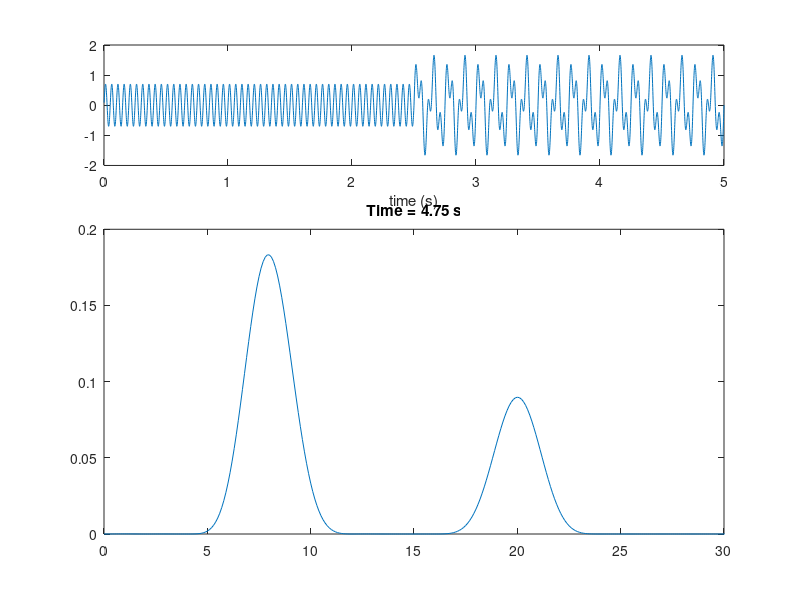

Write MATLAB code to recreate this figure. (Note: this script raises an error after producing the figure.)
% Lesson 4

% Remember to look up the raw signal before doing any computations

clear 
clf
clc

load('LFP_HG_HFO.mat')

%%

srate = 1000; % in Hz (1/s)
dt = 1/srate; % in s
Tmax = length(lfpHG)*dt; % 300 s (5 min)
tvector = dt:dt:Tmax;
% tvector = (1:length(lfpHG))*dt;

plot(tvector,lfpHG)
hold on
plot(tvector,lfpHFO-1.2)
hold off
box off
xlim([0 1])


stepsize = 0.2
for nstep = 0:100

xlim([0 1]+nstep*stepsize)
   
ylim([-2 1])
pause(0.1)

end

%%%%%%%%%%%%%%%%%%%%%%%%%%%%%%%%%

%% Time-Frequency Power Decomposition (TFD)

clear, clf, clc

srate = 1000;
dt = 1/srate;
t = dt:dt:5;

LFP = 1*sin(2*pi*8*t);
LFP(1:2500) = 0;
LFP = LFP + 0.7*sin(2*pi*20*t);

subplot(311)
plot(t,LFP)
xlabel('time (s)')

win = 0.5*srate;
overlap = [];
nfft = 10000;

[Pxx F] = pwelch(LFP,win,overlap,nfft,srate);

subplot(3,1,[2 3])
plot(F,Pxx,'ko-')

xlabel('Frequency (Hz)')
ylabel('Power')
xlim([0 30])

%% TFD (this time for sure)

window_length = 0.5*srate;
step_size = 0.1*window_length; % (ie., 90% overlap)

Nwindows = (length(LFP)-window_length)/step_size+1;

clear T TFD

for nwin = 1:Nwindows
    winidx = (1:window_length) + (nwin-1)*step_size;
[Pxx F] = pwelch(LFP(winidx),window_length,[],nfft,srate);
T(nwin) = t(winidx(window_length/2));
TFD(nwin,:) = Pxx; 
    
end

% %

imagesc(T,F,TFD')
axis xy
ylim([0 30])
xlabel('Time (s)')
ylabel('Frequency (Hz)')

% colorbar

%%

for nwin = 1:Nwindows
   plot(F,TFD(nwin,:))
   xlim([0 30])
    title(['Time = ' num2str(T(nwin)) ' s'])
   pause(1)
end
    

%% Using Matlab built-in function
 
window_length = 2*srate;
% step_size = 0.1*window_length; % (ie., 90% overlap)
overlap = 0.9*window_length;
nfft = 10000;

[S,F,T,TFD]=spectrogram(LFP,window_length,overlap,nfft,srate);

imagesc(T,F,TFD)

axis xy
ylim([0 30])
xlabel('Time (s)')
ylabel('Frequency (Hz)')

colorbar


%% Normalizations

LFP = sin(2*pi*8*t);
LFP2 = sin(2*pi*8*t)+sin(2*pi*15*t);


[Pxx F] = pwelch(LFP,2*srate,[],nfft,srate);
[Pxx2 F] = pwelch(LFP2,2*srate,[],nfft,srate);

subplot(2,1,1)
plot(F,Pxx,'ko-')
hold on
plot(F,Pxx2,'ro-')
hold off
xlim([0 20])

ylabel('Power (mV^2/Hz)')
xlabel('Frequency (Hz)')

% Percentage power
NormPxx = Pxx/sum(Pxx);
NormPxx2 = Pxx2/sum(Pxx2);

subplot(2,1,2)
plot(F,NormPxx,'ko-')
hold on
plot(F,NormPxx2,'ro-')
hold off
xlim([0 20])

ylabel('Normalized Power (%)')
xlabel('Frequency (Hz)')


%% TFD normalizations

clear 

srate = 1000;
dt = 1/srate;
t=dt:dt:5;

LFP = sin(2*pi*8*t);

LFP(2500:end) =  LFP(2500:end)+0.1*sin(2*pi*50*t(2500:end));

window_length = 1*srate;
overlap = 0.9*window_length;
nfft = 10000;

[S,F,T,TFD]=spectrogram(LFP,window_length,overlap,nfft,srate);

subplot(211)

imagesc(T-2.5,F,TFD)
hold on

plot([0 0],[0 100],'w--','linew',2)
hold off
axis xy
ylim([0 100])
xlabel('Time (s)')
ylabel('Frequency (Hz)')


% Baseline normalization

I = find(T<2.5)

PSDbaseline = mean(TFD(:,I),2);

NormTFD = TFD./repmat(PSDbaseline,1,length(T));

subplot(212)

imagesc(T-2.5,F,NormTFD)
hold on

plot([0 0],[0 100],'w--','linew',2)
hold off
axis xy
ylim([0 100])
xlabel('Time (s)')
ylabel('Frequency (Hz)')

















